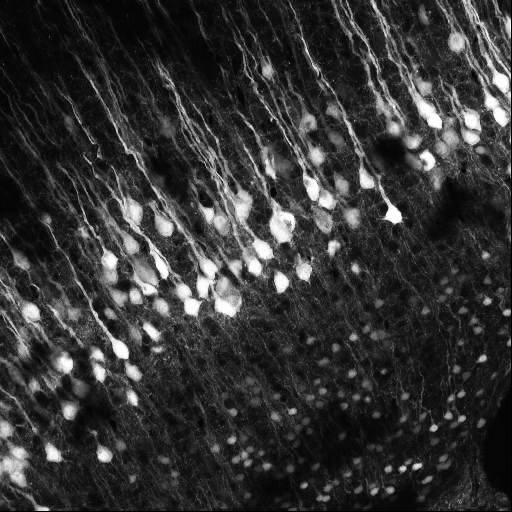
#> input picture data/cells.png, 512 x 512 px
$ jupyter execute fourier.ipynb   (shell and % lines are left out)
#> lines starting #> are read from the running program, lines starting #| are printed output that depends on the picture; long printed decimals are rounded
# [Lab Session 3](fourier.ipynb)

[cell 1]
import numpy as np
import matplotlib.pyplot as plt

from skimage.transform import resize

**[Task 1 (a).]()** Load the first image, resize it to (256, 256) and display it.

[cell 2]
cell_img = plt.imread('data/cells.png')
#> cell_img is the input picture: shape (512, 512) float32; min 0, max 1, mean 0.206

resized_cell_img = resize(cell_img,(256,256), anti_aliasing=True)

plt.figure()

#Original
plt.subplot(1,2,1)
plt.imshow(cell_img, cmap="grey")
plt.title("Original Image")

plt.subplot(1,2,2)
plt.imshow(resized_cell_img, cmap="grey")
plt.title("Resized Image (256,256)")


plt.show()

**[Task 1 (b).]()** Apply the fast Fourier transform and check the data type of the result.

[cell 3]
cell_ft = np.fft.fft2(cell_img)
cell_ft.dtype

**[Task 1 (c).]()** Extract the phase and amplitude and display them.

[cell 4]
amplitude = np.abs(cell_ft)
phase = np.angle(cell_ft)
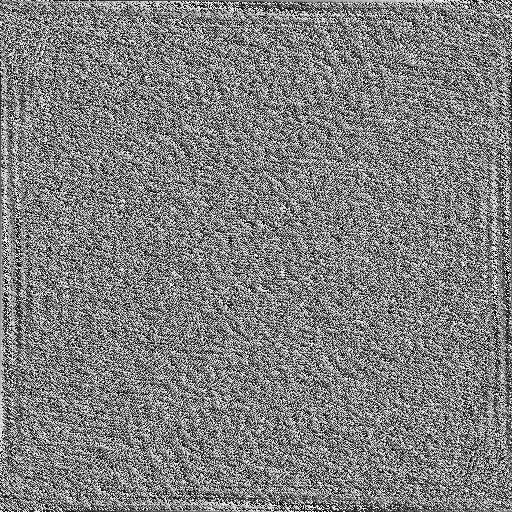
#> phase: shape (512, 512) float64; min -3.14, max 3.14, mean 1.2e-05; drawn with min black and max white

print(amplitude)
#> (printed output is left out)
print(phase)
#> (printed output is left out)

[cell 5]
plt.figure()
plt.subplot(1, 2, 1)
plt.imshow(np.log(amplitude), 'gray')
plt.subplot(1, 2, 2)
plt.imshow(phase, 'gray')

**[Task 1 (d).]()** Do a shift so that zero is displayed in the center of the image and show amplitude and phase again.

[cell 6]
new_cell_ft = np.fft.fftshift(cell_ft)
new_amplitude = np.abs(new_cell_ft)
new_phase = np.angle(new_cell_ft)
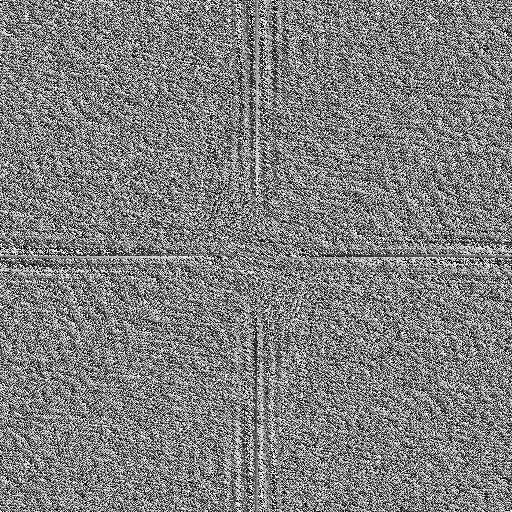
#> new_phase: shape (512, 512) float64; min -3.14, max 3.14, mean 1.2e-05; drawn with min black and max white

print(new_amplitude)
#> (printed output is left out)
print(new_phase)
#> (printed output is left out)

plt.figure()
plt.subplot(1, 2, 1)
plt.imshow(np.log(new_amplitude), 'gray')
plt.subplot(1, 2, 2)
plt.imshow(new_phase, 'gray')

**[Task 1 (e).]()** Apply the inverse FFT and display the restored image.

[cell 7]
shift_restored_cell_ft = np.fft.ifftshift(new_cell_ft)

restored_cell_ft = np.fft.ifft2(shift_restored_cell_ft)

restored_amplitude = np.abs(restored_cell_ft)
restored_phase = np.angle(restored_cell_ft)

plt.figure()
plt.subplot(1, 2, 1)
plt.imshow(np.log(restored_amplitude), 'gray')
plt.subplot(1, 2, 2)
plt.imshow(restored_phase, 'gray')

---

**[Task 2 (a).]()** Load the brain CT image.

[cell 8]
brain_ct = plt.imread("/workspaces/Lutz-tries-to-code/data/brain_ct.png")
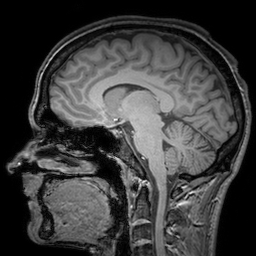
#> input picture data/brain_ct.png, 256 x 256 px, found by its file name
#> brain_ct is the input picture: shape (256, 256) float32; min 0, max 1, mean 0.239
plt.imshow(brain_ct, cmap="grey")
plt.show()

**[Task 2 (b).]()** Apply the FFT, do a shift, extract amplitude and phase.

[cell 9]
brain_ft = np.fft.fft2(brain_ct)
shifted_brain_ft = np.fft.fftshift(brain_ft)

shifted_brain_amplitude = np.abs(shifted_brain_ft)
shifted_brain_phase = np.angle(shifted_brain_ft)
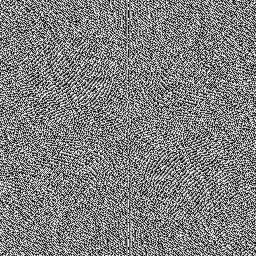
#> shifted_brain_phase: shape (256, 256) float64; min -3.14, max 3.14, mean 0.000144; drawn with min black and max white

plt.figure()
plt.subplot(1,2,1)
plt.imshow(np.log(shifted_brain_amplitude), cmap="grey")
plt.title("Amplitude of shifted Brain CT")

plt.subplot(1,2,2)
plt.imshow(shifted_brain_phase,cmap="grey")
plt.title("Phase of shifted Brain CT")

plt.show()

[cell 10]
def to_complex_array(amplitude_array, phase_array):
    return amplitude_array * np.exp(1j * phase_array)

**[Task 2 (c).]()** Merge the amplitude of the brain CT and the phase of cell image. Do the IFFT and display the resulting image.

[cell 11]
#Zellbild
pre_cell_img = plt.imread("/workspaces/Lutz-tries-to-code/data/cells.png")

cell_img = resize(pre_cell_img,(256,256), anti_aliasing=True)

cell_fft = np.fft.fft2(cell_img)
cell_fft_shifted = np.fft.fftshift(cell_fft)

# Amplitude Brain und Phase Cell (Shifted)
combined_complex = shifted_brain_amplitude * np.exp(1j * np.angle(cell_fft_shifted))

combined_fft_ishifted = np.fft.ifftshift(combined_complex)
reconstructed_image = np.fft.ifft2(combined_fft_ishifted)
reconstructed_image = np.abs(reconstructed_image)
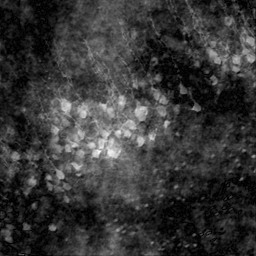
#> reconstructed_image: shape (256, 256) float64; min 4.08e-06, max 1.23, mean 0.265; drawn with min black and max white

plt.imshow(reconstructed_image, cmap='gray')
plt.title('Reconstructed Image (Brain Amplitude + Cell Phase)')
plt.colorbar()
plt.show()

**[Task 2 (d).]()** Repeat this with the amplitude of the cells and the phase of the brain.

[cell 12]
# Amplitude Cell und Phase Brain
combined_complex2 = np.abs(cell_fft_shifted)*np.exp(1j * shifted_brain_phase)

combined2_fft_ishifted = np.fft.ifftshift(combined_complex2)
reconstructed_image2 = np.fft.ifft2(combined2_fft_ishifted)
reconstructed_image2 = np.abs(reconstructed_image2)
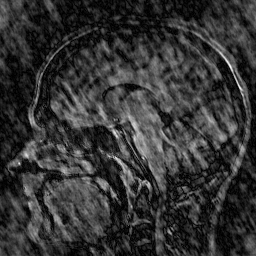
#> reconstructed_image2: shape (256, 256) float64; min 8.91e-06, max 1.11, mean 0.23; drawn with min black and max white

plt.imshow(reconstructed_image2, cmap='gray')
plt.title('Reconstructed Image (Cell Amplitude + Brain Phase)')
plt.colorbar()
plt.show()

---

**[Task 3 (a).]()** Create a lowpass filter mask.

[cell 13]
filter_window_size = 50

[cell 14]
rows,cols = shifted_brain_ft.shape
#> rows = 256; cols = 256
low_pass_mask = np.zeros((rows,cols))

center_row, center_col = rows//2, cols//2
#> center_row = 128; center_col = 128
low_pass_mask[center_row - filter_window_size // 2:center_row + filter_window_size //2, center_col - filter_window_size // 2:center_col + filter_window_size // 2] = 1

plt.imshow(low_pass_mask, cmap="grey")
plt.title("Low-Pass Filter Mask")
plt.axis("off")
plt.show()

**[Task 3 (b).]()** Create a highpass filter maks.

[cell 15]
high_pass_mask = 1 - low_pass_mask

plt.imshow(high_pass_mask, cmap="grey")
plt.title("High-Pass Filter Mask")
plt.axis("off")
plt.show()

**[Task 3 (c).]()** Apply the lowpass and highpass filter mask to the amplitude of the brain and display the results.

[cell 16]
# Low Pass Filter anwenden
low_pass_filtered_brain = shifted_brain_ft * low_pass_mask

# Amplitude anzeigen
plt.imshow(np.log(np.abs(low_pass_filtered_brain) + 1), cmap='gray')
plt.title('Low-Pass Filtered Amplitude')
plt.axis('off')
plt.show()

# High Pass Filter anwenden
high_pass_filtered_brain = shifted_brain_ft * high_pass_mask

# Amplitude anzeigen (logarithmisch skaliert)
plt.imshow(np.log(np.abs(high_pass_filtered_brain) + 1), cmap='gray')
plt.title('High-Pass Filtered Amplitude')
plt.axis('off')
plt.show()

**[Task 3 (d).]()** Apply the mask to the amplitude, merge the result with the phase and restore the image.

[cell 17]
def merge_amplitude_phase(amplitude, phase):
    """
    Kombiniert Amplitude und Phase in ein komplexes Spektrum
    und wandelt es in ein Bild um.
    """
    # Komplexes Spektrum erstellen
    complex_spectrum = amplitude * np.exp(1j * phase)

    # Frequenzen zurück verschieben
    unshifted_spectrum = np.fft.ifftshift(complex_spectrum)

    # Inverse FFT berechnen
    restored_img = np.fft.ifft2(unshifted_spectrum).real

    return restored_img

 # Low pass filter
 # Phase des Originalbildes
original_phase = np.angle(shifted_brain_ft)

# Amplitude des Low-Pass-gefilteten Bildes
low_pass_amplitude_brain = np.abs(low_pass_filtered_brain)

# Mergen von Low-Pass-Amplitude und Originalphase
low_pass_merged_brain = merge_amplitude_phase(low_pass_amplitude_brain, original_phase)


# Amplitude des High-Pass-gefilteten Bildes
high_pass_amplitude_brain = np.abs(high_pass_filtered_brain)
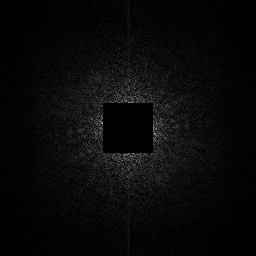
#> high_pass_amplitude_brain: shape (256, 256) float64; min 0, max 171.2, mean 9.4

# Mergen von High-Pass-Amplitude und Originalphase
high_pass_merged_brain = merge_amplitude_phase(high_pass_amplitude_brain, original_phase)
#> in merge_amplitude_phase (call 2), `restored_img = np.fft.ifft2(unshifted_spectrum).real`:
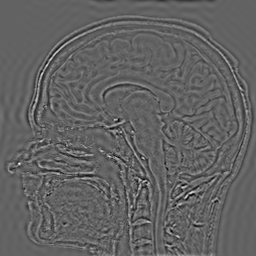
#> restored_img: shape (256, 256) float64; min -0.37, max 0.586, mean 9.49e-20; drawn with min black and max white


plt.figure()
plt.subplot(1,3,1)
plt.imshow(brain_ct, cmap="grey")
plt.title("OG Brain")
plt.axis("off")

plt.subplot(1,3,2)
plt.imshow(low_pass_merged_brain, cmap="grey")
plt.title("Low Pass Brain")
plt.axis("off")

plt.subplot(1,3,3)
plt.imshow(high_pass_merged_brain, cmap="grey")
plt.title("High Pass Brain")
plt.axis("off")

plt.show()

---

**[Task 4 (a).]()** Implement a function that computes the 2D-DFT.

[cell 18]
def dft(image):
    M,N = image.shape
    dft_array = np.zeros((M,N),dtype=complex)

    for u in range(M):
        for v in range(N):
            summation = 0
            for x in range(M):
                for y in range(N):
                    exponent = -2j * np.pi * ((u * x / M) + (v * y / N))
                    summation += image[x,y] * np.exp(exponent)
            dft_array[u,v]= summation/ (M * N)

    return dft_array

**[Task 4 (b).]()** Implement a function that computes the 2D-IDFT.

[cell 19]
def idft(dft_array):
    M,N = dft_array.shape
    idft_array = np.zeros((M,N),dtype=complex)

    for x in range(M):
        for y in range(N):
            summation = 0
            for u in range(M):
                for v in range(N):
                    exponent = 2j * np.pi * ((u * x / M) + (v * y / N))
                    summation += dft_array[u, v] * np.exp(exponent)
            idft_array[x,y] = summation

    return idft_array.real

Due to high computational costs, we need to resize the image.

[cell 20]
brain_img = plt.imread("/workspaces/Lutz-tries-to-code/data/brain_ct.png")
test_img = resize(brain_img, (40, 40))
plt.imshow(test_img, 'gray')

**[Task 4 (c).]()** Apply your DFT implementation to the image and display amplitude and phase.

[cell 21]
my_dft = dft(test_img)

amplitude = np.abs(my_dft)
#> amplitude: shape (40, 40) float64
phase = np.angle(my_dft)
#> phase: shape (40, 40) float64

plt.figure()
plt.subplot(1,2,1)
plt.imshow(np.log(amplitude), cmap="grey")
plt.title("Amplitude")
plt.subplot(1,2,2)
plt.imshow(phase, cmap="grey")
plt.title("Phase")
plt.show()
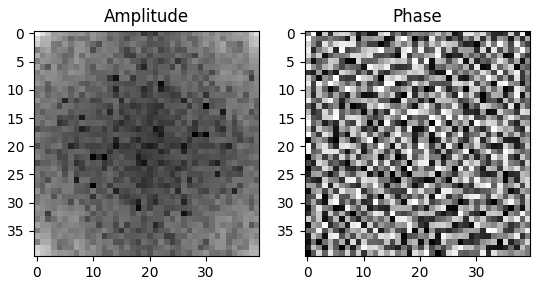
#> figure drawn by matplotlib, 2 panels

**[Task 4 (d).]()** Reconstruct the image using your IDFT implementation and display it.

[cell 22]
my_idft = idft(my_dft)
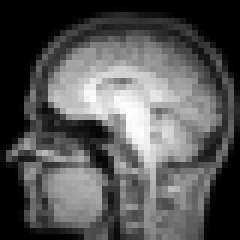
#> my_idft: shape (40, 40) float64 (shown 6 times larger); min -6.48e-15, max 0.712, mean 0.239; drawn with min black and max white

plt.imshow(my_idft, cmap="grey")
plt.show()

**[Task 4 (e).]()** Compare your result to the result of numpy's FFT

[cell 23]
# NumPy FFT und IFFT
numpy_dft = np.fft.fft2(test_img, norm='forward')
numpy_idft = np.fft.ifft2(numpy_dft).real

# Vergleich der Ergebnisse
print("Sind die Ergebnisse der DFT ähnlich? ", np.allclose(my_dft, numpy_dft))
#| Sind die Ergebnisse der DFT ähnlich?  True
print("Sind die Ergebnisse der IDFT ähnlich? ", np.allclose(my_idft, numpy_idft))
#| Sind die Ergebnisse der IDFT ähnlich?  False

**[Task 4 (f).]()** Round the arrays and compare them again.

[cell 24]
mean_diff_dft = np.mean(np.abs(my_dft - numpy_dft))
#> mean_diff_dft = 7.54e-17
mean_diff_idft = np.mean(np.abs(my_idft - numpy_idft))
#> mean_diff_idft = 0.239

print("Mittlerer Unterschied der DFT: ", mean_diff_dft)
#| Mittlerer Unterschied der DFT:  7.54161505287846e-17
print("Mittlerer Unterschied der IDFT: ", mean_diff_idft)
#| Mittlerer Unterschied der IDFT:  0.2392

rounded_my_dft = np.round(my_dft, 5)
rounded_numpy_dft = np.round(numpy_dft, 5)

are_equal = np.all(rounded_my_dft == rounded_numpy_dft)
#> are_equal = True
print(f"Arrays match after rounding: {are_equal}")
#| Arrays match after rounding: True

**[Task 4 (g).]()** Compare the run times of the two algorithms (your DFT and numpy's FFT)

[cell 25]
dft(test_img)
